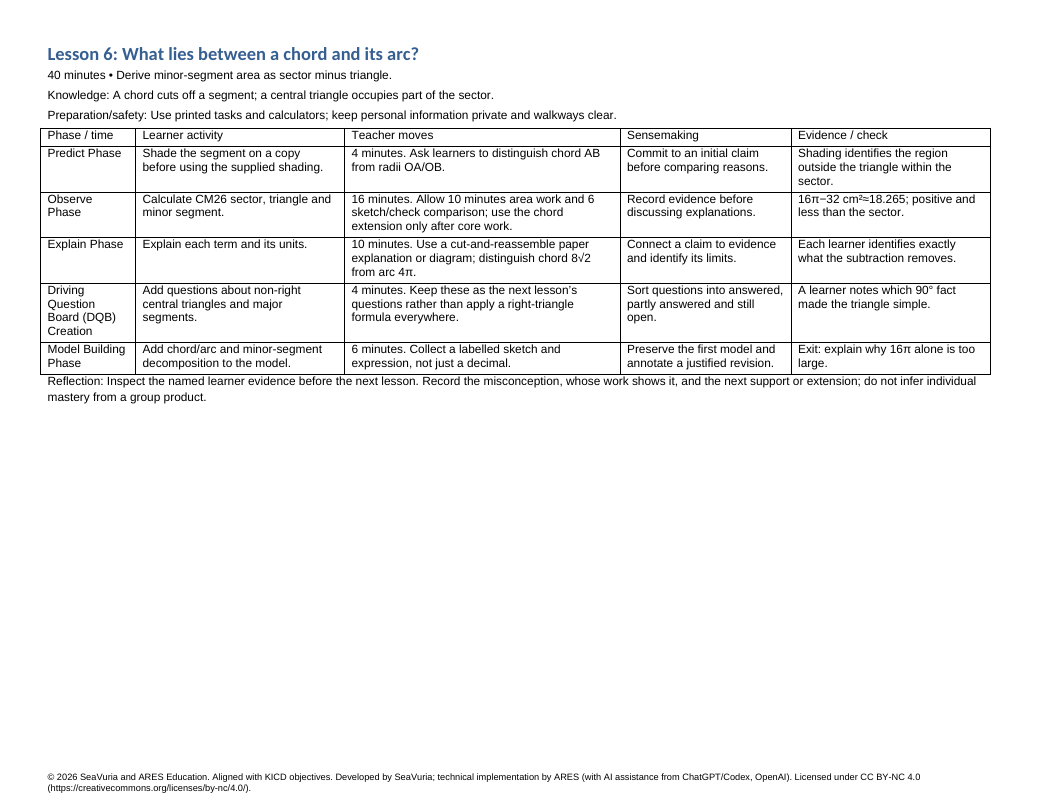
#> input picture data/curriculum_expansion_2026-11/evidence/batch_01_core_guide_sample.png, 1045 x 808 px
$ python -i make_art.py   (imports and definitions only)
#> lines starting #> are read from the running program, lines starting #| are printed output that depends on the picture; after the words box and inside, x2 and y2 are one past the last pixel; in counts of white or black regions, pixels touching at a corner belong together
#!/usr/bin/env python3
"""
make_art.py — produce the illustrations a deck spec asks for (presentations branch).

  python3 scripts/make_art.py data/presentations_specs/Biology/SS1.1_Cell_Structure/L2.spec.json [--n 4] [--redo ID]

For every art id used by the spec (title-slide hero + `illustration` blocks) that has no final picture yet:
  1. scripts/gen_art.py   -> N candidates on the Spark GPU (style preset, seeds recorded in meta.json)
  2. scripts/pick_art.py  -> the local vision model ranks the candidates (advisory)
  3. post-process the chosen one: square crop, 1024 px, rounded corners -> data/presentations_art/final/<id>.png
  4. record prompt / alt / seed / model in data/presentations_art/catalogue.json
Existing ids are REUSED as they are (consistency across the 12 lessons). `--redo ID` regenerates one id.
Candidates stay in data/presentations_art/candidates/ (not committed); final pictures and the catalogue are.
"""
import argparse
import datetime
import json
import os
import re
import subprocess
import sys

ROOT = os.path.dirname(os.path.dirname(os.path.abspath(__file__)))
ART = os.path.join(ROOT, "data", "presentations_art")
FINAL = os.path.join(ART, "final")
CAND = os.path.join(ART, "candidates")
CAT = os.path.join(ART, "catalogue.json")


# [10 lines left out: function requests, not called in this run]


def finish(src, dest, px=1024, radius=64):
#> called with dest = 'out.png', px = 1024, radius = 64
    from PIL import Image, ImageDraw
    im = Image.open(src).convert("RGB")
#> im is the input picture: PIL image 1045x808 RGB; mean R, G, B 244.4, 244.5, 244.6
    w, h = im.size
#> w = 1045; h = 808
    d = min(w, h)
#> d = 808
    im = im.crop(((w - d) // 2, (h - d) // 2, (w - d) // 2 + d, (h - d) // 2 + d)).resize((px, px), Image.LANCZOS)
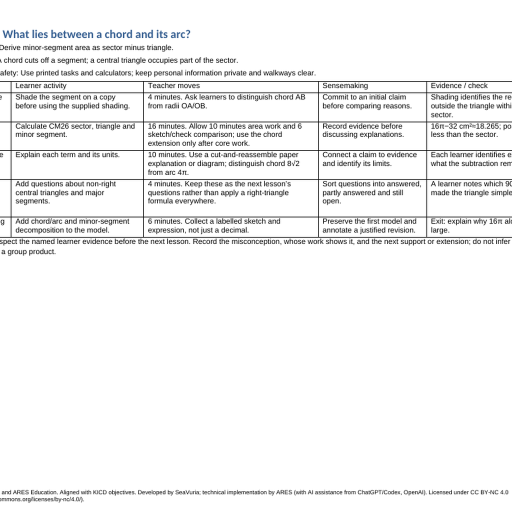
#> im: PIL image 1024x1024 RGB (shown at 1/2 size); mean R, G, B 242.3, 242.4, 242.5
    mask = Image.new("L", (px, px), 0)
#> mask: PIL image 1024x1024 L; every value is 0
    ImageDraw.Draw(mask).rounded_rectangle((0, 0, px - 1, px - 1), radius=radius, fill=255)
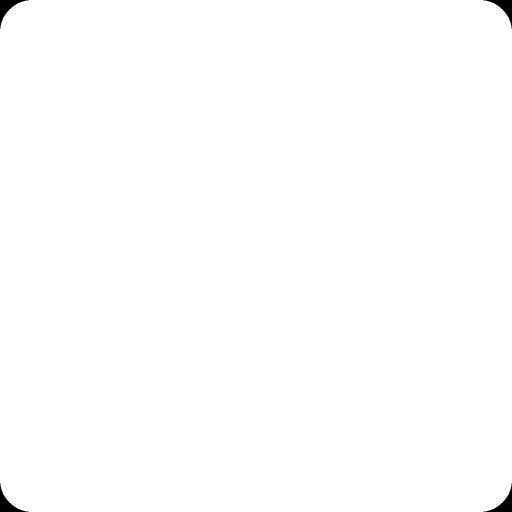
#> mask: PIL image 1024x1024 L (shown at 1/2 size); 99.7% white; 4 black regions, box (x1, y1, x2, y2) and area: (0, 0, 57, 57) 901, (967, 0, 1024, 57) 901, (0, 967, 57, 1024) 901, (967, 967, 1024, 1024) 901
    out = Image.new("RGBA", (px, px), (0, 0, 0, 0))
#> out: PIL image 1024x1024 RGBA; every value is 0
    out.paste(im, (0, 0), mask)
    os.makedirs(os.path.dirname(dest), exist_ok=True)
    out.save(dest, optimize=True)


# [43 lines left out: functions main, _main, not called in this run]


# [2 lines not run here, left out]

>>> result = finish('../data/curriculum_expansion_2026-11/evidence/batch_01_core_guide_sample.png', 'out.png')

$ run again, on data/curriculum_expansion_2026-11/materials/diagrams/CM28.png
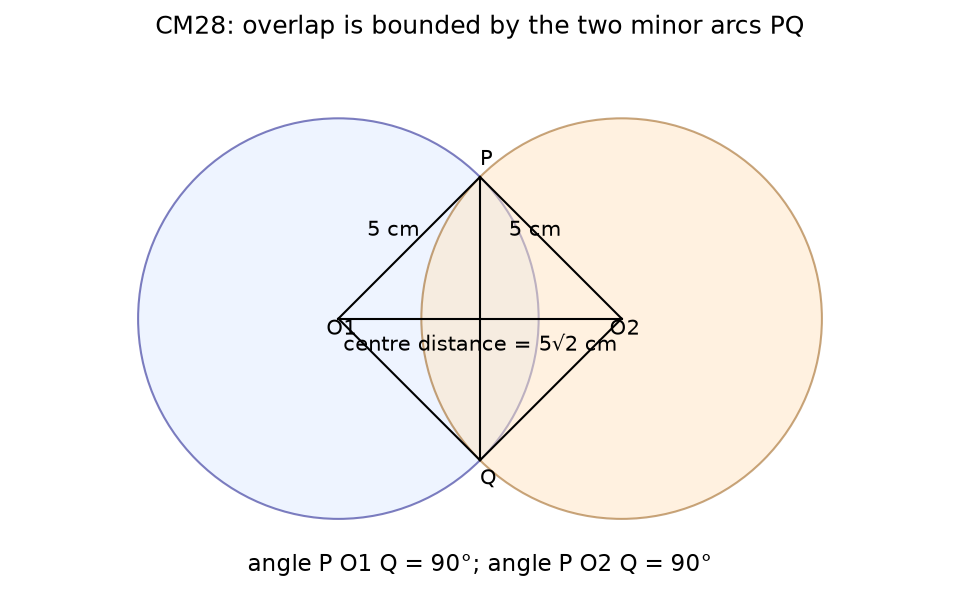
#> input picture data/curriculum_expansion_2026-11/materials/diagrams/CM28.png, 960 x 606 px
#> in finish, `im = im.crop(((w - d) // 2, (h - d) // 2, (w - d) // 2 + d, (h - d) //..`:
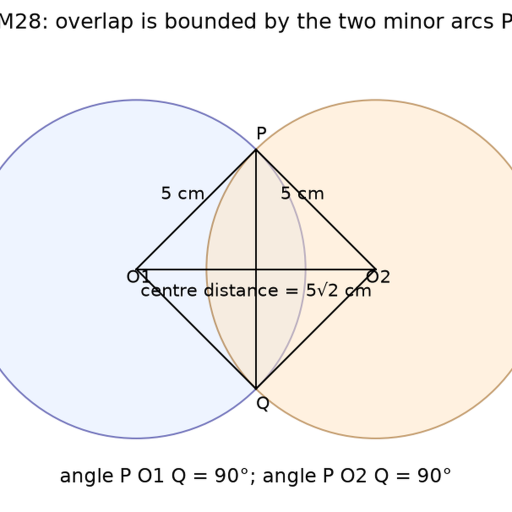
#> im: PIL image 1024x1024 RGB (shown at 1/2 size); mean R, G, B 242.6, 239.8, 237.6

$ run again, on data/curriculum_expansion_2026-11/reviews/batch_02/evidence/coremath_2_7_SV1_initial_net.png
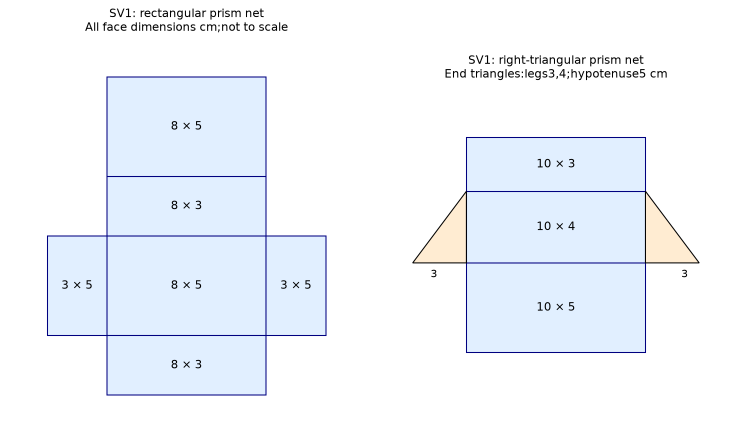
#> input picture data/curriculum_expansion_2026-11/reviews/batch_02/evidence/coremath_2_7_SV1_initial_net.png, 1485 x 885 px (shown at 1/2 size)
#> in finish, `im = im.crop(((w - d) // 2, (h - d) // 2, (w - d) // 2 + d, (h - d) //..`:
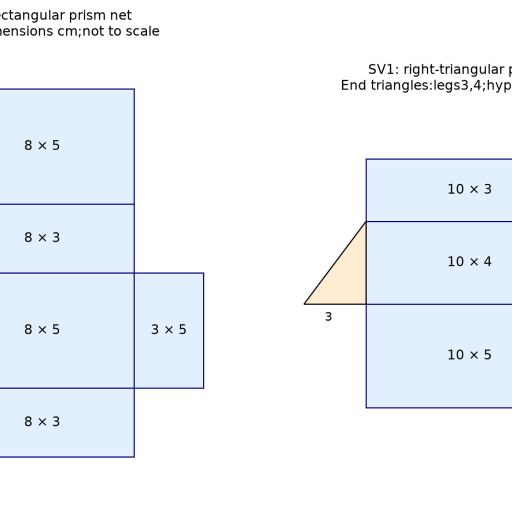
#> im: PIL image 1024x1024 RGB (shown at 1/2 size); mean R, G, B 239.7, 244.4, 250.7

$ run again, on data/curriculum_expansion_2026-11/reviews/batch_02/evidence/coremath_2_7_completion_SummaryTable-1.png
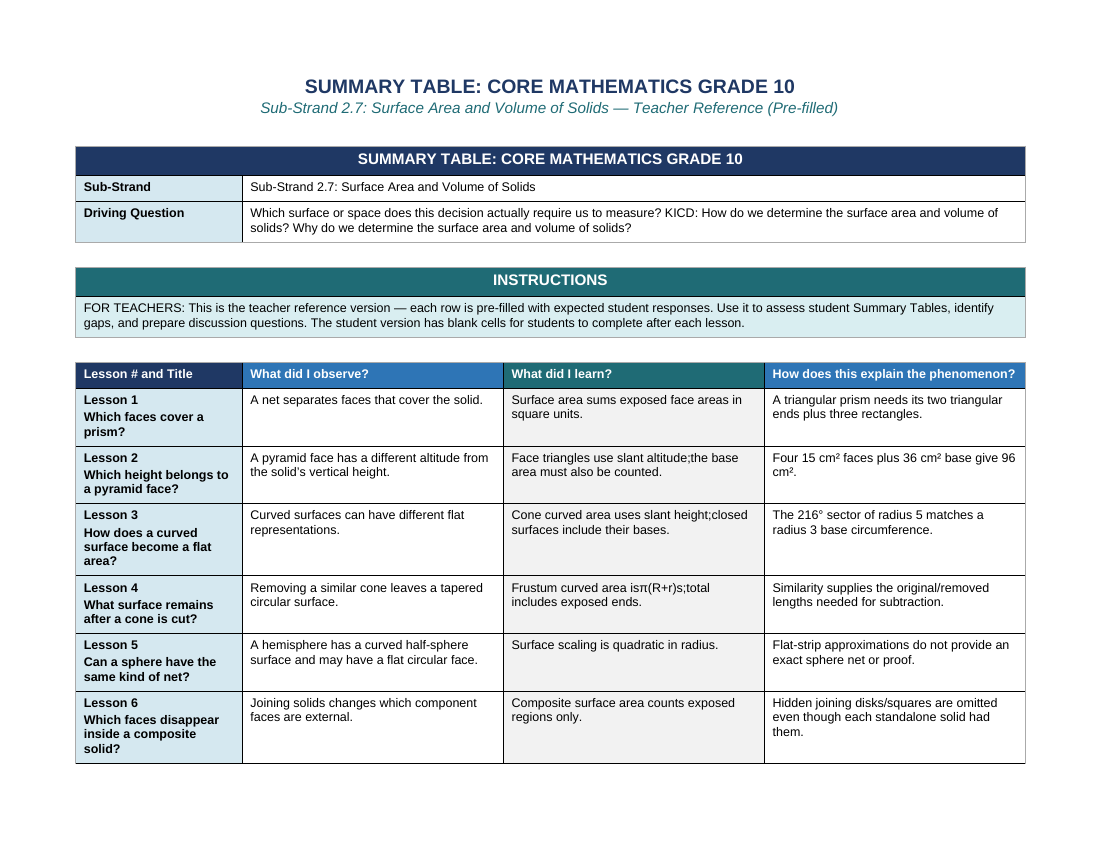
#> input picture data/curriculum_expansion_2026-11/reviews/batch_02/evidence/coremath_2_7_completion_SummaryTable-1.png, 1100 x 850 px
#> in finish, im is the input picture: PIL image 1100x850 RGB; mean R, G, B 219.8, 226.4, 229.7
#> in finish, `im = im.crop(((w - d) // 2, (h - d) // 2, (w - d) // 2 + d, (h - d) //..`:
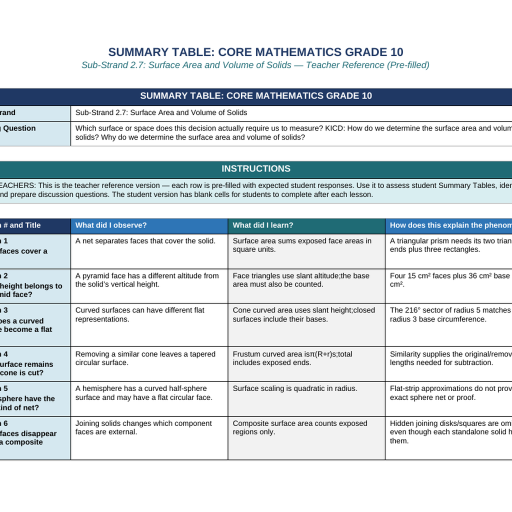
#> im: PIL image 1024x1024 RGB (shown at 1/2 size); mean R, G, B 214.1, 221.5, 225.2
